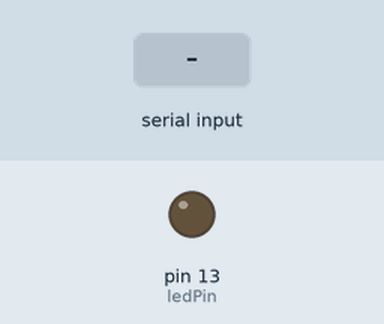
Simulated run of this sketch. Board: Arduino Uno, built with avr-gcc and run on an emulated ATmega328P. Shown: output pins drawn as LEDs (lit = HIGH). The inputs (shaded band) are chosen by the test bench.

Above: at 1.2 s.
1.3 s: "1\n" received over Serial
At 2.0 s:
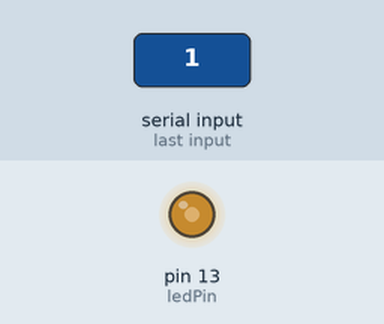
3.0 s: "90,45\n" received over Serial
At 4.1 s:
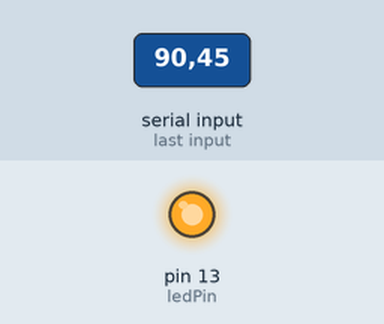
Timing chart, 0 to 6.0 s (numbered marks = the images above; inputs shaded):
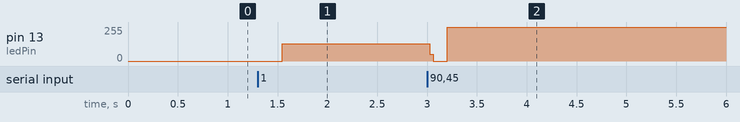

Measured:
- after the input at 1.3 s, pin 13 (ledPin): 0/255 → 129/255 after 0.25 s
- after the input at 3.0 s, pin 13 (ledPin): 129/255 → 0/255 at once, → 255/255 0.18 s later

The sketch:

2012018109.ino
```cpp
const int ledPin=13;
int blinkRate=0;
int len=0,i;
bool isFirst = true;

void setup() {
  Serial.begin(9600);
  pinMode(ledPin,OUTPUT);
}

void loop() {
  if(len = Serial.available()){
    delay(100); // time to delivery.
    if(len == 1 && isFirst == true) {isFirst = false;} // value of len is 1 in first. so, pass the first time of "len == 1"
    else{
      if(blinkRate!=0) blinkRate=0;
      for(int i=0;i<len;i++){
        char ch = Serial.read();
        if(isDigit(ch)){
          ch = ch - '0';
          blinkRate=blinkRate*10+ch;
        }
      }
    isFirst = true;
    }
  }
  if(blinkRate>0){
    blink();
  }
}

void blink(){
  digitalWrite(ledPin,HIGH);
  delay(blinkRate);
  digitalWrite(ledPin,LOW);
  delay(blinkRate);
}
```
